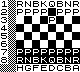

This game map was drawn from its Tiled (.tmx) file and the tilesets committed beside it. A one-line description and the full map source follow:
An orthogonal 10x9 tile map with 8x8 px tiles, 1 tile layer (Capa de Patrones 1).

<map version="1.0" orientation="orthogonal" width="10" height="9" tilewidth="8" tileheight="8" backgroundcolor="#ffffff">
 <tileset firstgid="1" name="zx81" tilewidth="8" tileheight="8">
  <image source="inicio.png" width="128" height="128" />
 </tileset>
 <layer name="Capa de Patrones 1" width="10" height="9">
  <data encoding="csv">
29,8,55,51,39,48,54,39,51,55,
30,8,53,53,53,53,128,53,53,53,
31,8,0,128,0,128,53,128,0,128,
32,8,128,0,128,0,128,0,128,0,
33,8,0,128,0,128,0,128,0,128,
34,8,128,0,128,0,128,0,128,0,
35,8,181,181,181,181,181,181,181,181,
36,8,183,179,167,176,182,167,179,183,
8,8,45,44,43,42,41,40,39,38
</data>
 </layer>
</map>
